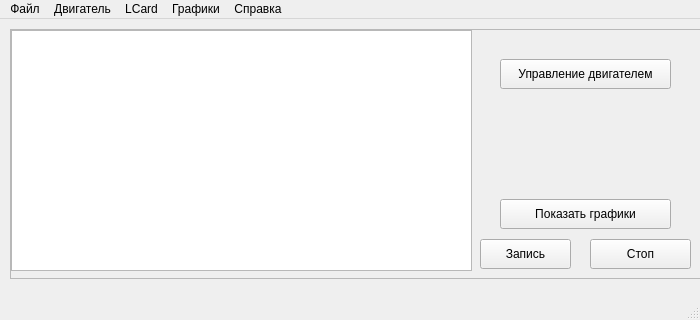
<?xml version="1.0" encoding="UTF-8"?>
<ui version="4.0">
 <class>MainWindow</class>
 <widget class="QMainWindow" name="MainWindow">
  <property name="geometry">
   <rect>
    <x>0</x>
    <y>0</y>
    <width>700</width>
    <height>320</height>
   </rect>
  </property>
  <property name="minimumSize">
   <size>
    <width>700</width>
    <height>320</height>
   </size>
  </property>
  <property name="maximumSize">
   <size>
    <width>700</width>
    <height>320</height>
   </size>
  </property>
  <property name="windowTitle">
   <string>Motor Stand</string>
  </property>
  <widget class="QWidget" name="centralwidget">
   <widget class="QFrame" name="frame">
    <property name="geometry">
     <rect>
      <x>10</x>
      <y>10</y>
      <width>700</width>
      <height>250</height>
     </rect>
    </property>
    <property name="minimumSize">
     <size>
      <width>700</width>
      <height>250</height>
     </size>
    </property>
    <property name="maximumSize">
     <size>
      <width>700</width>
      <height>250</height>
     </size>
    </property>
    <property name="frameShape">
     <enum>QFrame::StyledPanel</enum>
    </property>
    <property name="frameShadow">
     <enum>QFrame::Raised</enum>
    </property>
    <widget class="QTableWidget" name="deviceTable">
     <property name="geometry">
      <rect>
       <x>1</x>
       <y>1</y>
       <width>461</width>
       <height>241</height>
      </rect>
     </property>
    </widget>
    <widget class="QPushButton" name="startTestBtn">
     <property name="geometry">
      <rect>
       <x>470</x>
       <y>210</y>
       <width>91</width>
       <height>30</height>
      </rect>
     </property>
     <property name="text">
      <string>Запись</string>
     </property>
     <property name="icon">
      <iconset resource="Resources/Resources.qrc">
       <normaloff>:/images/images/start.png</normaloff>:/images/images/start.png</iconset>
     </property>
     <property name="iconSize">
      <size>
       <width>30</width>
       <height>30</height>
      </size>
     </property>
    </widget>
    <widget class="QPushButton" name="stopTestBtn">
     <property name="geometry">
      <rect>
       <x>580</x>
       <y>210</y>
       <width>101</width>
       <height>30</height>
      </rect>
     </property>
     <property name="text">
      <string>Стоп</string>
     </property>
     <property name="icon">
      <iconset resource="Resources/Resources.qrc">
       <normaloff>:/images/images/stop.png</normaloff>:/images/images/stop.png</iconset>
     </property>
     <property name="iconSize">
      <size>
       <width>30</width>
       <height>30</height>
      </size>
     </property>
    </widget>
    <widget class="QPushButton" name="openPlotBtn">
     <property name="geometry">
      <rect>
       <x>490</x>
       <y>170</y>
       <width>171</width>
       <height>30</height>
      </rect>
     </property>
     <property name="text">
      <string>Показать графики</string>
     </property>
     <property name="icon">
      <iconset resource="Resources/Resources.qrc">
       <normaloff>:/images/images/wave-graph.png</normaloff>:/images/images/wave-graph.png</iconset>
     </property>
     <property name="iconSize">
      <size>
       <width>30</width>
       <height>30</height>
      </size>
     </property>
    </widget>
    <widget class="QPushButton" name="openMotorControlBtn">
     <property name="geometry">
      <rect>
       <x>490</x>
       <y>30</y>
       <width>171</width>
       <height>30</height>
      </rect>
     </property>
     <property name="font">
      <font>
       <pointsize>9</pointsize>
      </font>
     </property>
     <property name="text">
      <string>Управление двигателем</string>
     </property>
     <property name="iconSize">
      <size>
       <width>30</width>
       <height>30</height>
      </size>
     </property>
    </widget>
   </widget>
  </widget>
  <widget class="QMenuBar" name="menubar">
   <property name="geometry">
    <rect>
     <x>0</x>
     <y>0</y>
     <width>700</width>
     <height>22</height>
    </rect>
   </property>
   <widget class="QMenu" name="plotMenu">
    <property name="title">
     <string>Графики</string>
    </property>
    <addaction name="openPlotAction"/>
    <addaction name="globalPlotSettingsAction"/>
   </widget>
   <widget class="QMenu" name="fileMenu">
    <property name="title">
     <string>Файл</string>
    </property>
    <addaction name="saveAction"/>
    <addaction name="saveAllAction_2"/>
   </widget>
   <widget class="QMenu" name="menuLCard">
    <property name="title">
     <string>LCard</string>
    </property>
    <addaction name="lcardSettingsAction"/>
   </widget>
   <widget class="QMenu" name="menuHelp">
    <property name="title">
     <string>Справка</string>
    </property>
    <addaction name="errorCodesAction"/>
   </widget>
   <widget class="QMenu" name="menu">
    <property name="title">
     <string>Двигатель</string>
    </property>
    <addaction name="MotorControlAction"/>
   </widget>
   <addaction name="fileMenu"/>
   <addaction name="menu"/>
   <addaction name="menuLCard"/>
   <addaction name="plotMenu"/>
   <addaction name="menuHelp"/>
  </widget>
  <widget class="QStatusBar" name="statusbar"/>
  <action name="openPlotAction">
   <property name="icon">
    <iconset resource="Resources/Resources.qrc">
     <normaloff>:/images/images/wave-graph.png</normaloff>:/images/images/wave-graph.png</iconset>
   </property>
   <property name="text">
    <string>Открыть</string>
   </property>
  </action>
  <action name="saveAllAction_2">
   <property name="text">
    <string>Сохранить всё</string>
   </property>
  </action>
  <action name="globalPlotSettingsAction">
   <property name="icon">
    <iconset resource="Resources/Resources.qrc">
     <normaloff>:/images/images/settings.png</normaloff>:/images/images/settings.png</iconset>
   </property>
   <property name="text">
    <string>Параметры</string>
   </property>
  </action>
  <action name="lcardSettingsAction">
   <property name="icon">
    <iconset resource="Resources/Resources.qrc">
     <normaloff>:/images/images/settings.png</normaloff>:/images/images/settings.png</iconset>
   </property>
   <property name="text">
    <string>Параметры</string>
   </property>
  </action>
  <action name="saveAction">
   <property name="text">
    <string>Сохранить</string>
   </property>
  </action>
  <action name="errorCodesAction">
   <property name="text">
    <string>Коды ошибок</string>
   </property>
  </action>
  <action name="MotorControlAction">
   <property name="text">
    <string>Управление двигателем</string>
   </property>
  </action>
 </widget>
 <resources>
  <include location="Resources/Resources.qrc"/>
 </resources>
 <connections/>
</ui>
